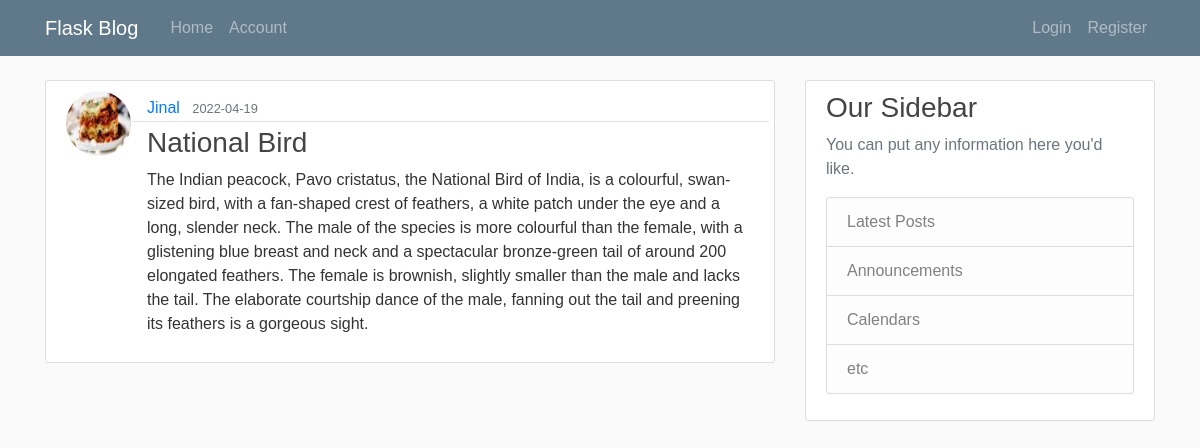
The page /post/5 on the database its author committed.
### blog/models.py (models this page shows, shortened)
class User(db.Model, UserMixin):
	id = db.Column(db.Integer(), primary_key=True)
	username = db.Column(db.String(length=30), nullable=False, unique=True)
	email = db.Column(db.String(length=120), nullable=False, unique=True)
	img = db.Column(db.String(length=20), nullable=False, default="default.jpg")
	password = db.Column(db.String(length=60), nullable=False)
	posts = db.relationship('Post', backref='author', lazy=True)

class Post(db.Model):
	id = db.Column(db.Integer(), primary_key=True)
	title = db.Column(db.String(length=100), nullable=False)
	date_posted = db.Column(db.DateTime, nullable=False, default=lambda self: datetime.now())
	content = db.Column(db.Text, nullable=False)
	user_id = db.Column(db.Integer(), db.ForeignKey('user.id'), nullable=False)

### blog/posts/routes.py (the view)
@posts.route('/post/<int:post_id>')
def post(post_id):
	post = Post.query.get_or_404(post_id)
	return render_template('post.html', title=post.title, post=post)

### blog/templates/post.html (shortened to what this page needs)
{% extends 'layout.html' %}
{% block content %}
		<article class="media content-section">
		  <img class="rounded-circle article-img" src="{{ url_for('static', filename='IMG/' + post.author.img) }}">
		  <div class="media-body">
		    <div class="article-metadata row" >
		      <div class="col">
		      	<a class="mr-2" href="{{ url_for('users.user_posts', username=post.author.username) }}">{{ post.author.username }}</a>
		      	<small class="text-muted">{{ post.date_posted.strftime('%Y-%m-%d') }}</small>
		      </div>
		      <div class="col d-md-flex justify-content-md-end">
		      </div>
		    </div>
		    <h3 class="article-title">{{ post.title }}</h3>
		    <p class="article-content">{{ post.content }}</p>
		  </div>
		</article>
{% endblock %}

### blog/static/main.css (style rules this page uses)
body { background: #fafafa; color: #333333; margin-top: 5rem; font-family: 'Ubuntu', sans-serif; }
h1, h2, h3, h4, h5, h6 { color: #444444; }
.content-section { background: #ffffff; padding: 10px 20px; border: 1px solid #dddddd; border-radius: 3px; margin-bottom: 20px; }
.article-title { color: #444444; }
.article-content { white-space: pre-line; }
.article-img { height: 65px; width: 65px; margin-right: 16px; }
.article-metadata { padding-bottom: 1px; margin-bottom: 4px; border-bottom: 1px solid #e3e3e3 }
.media-body { margin-top: 5px; }

### rows shown on the page
User: img (picture), author.username "Jinal"
Post: date_posted "2022-04-19", title "National Bird", content "The Indian peacock, Pavo cristatus, the National Bird of India, is a colourful, swan-sized bird, with a fan-shaped crest of feathers, a white patch under the eye and a long, slender neck. The male of the species is more colourful than the female, with a glistening blue breast and neck and a spectacular bronze-green tail of around 200 elongated feathers. The female is brownish, slightly smaller than the male and lacks the tail. The elaborate courtship dance of the male, fanning out the tail and preening its feathers is a gorgeous sight."
